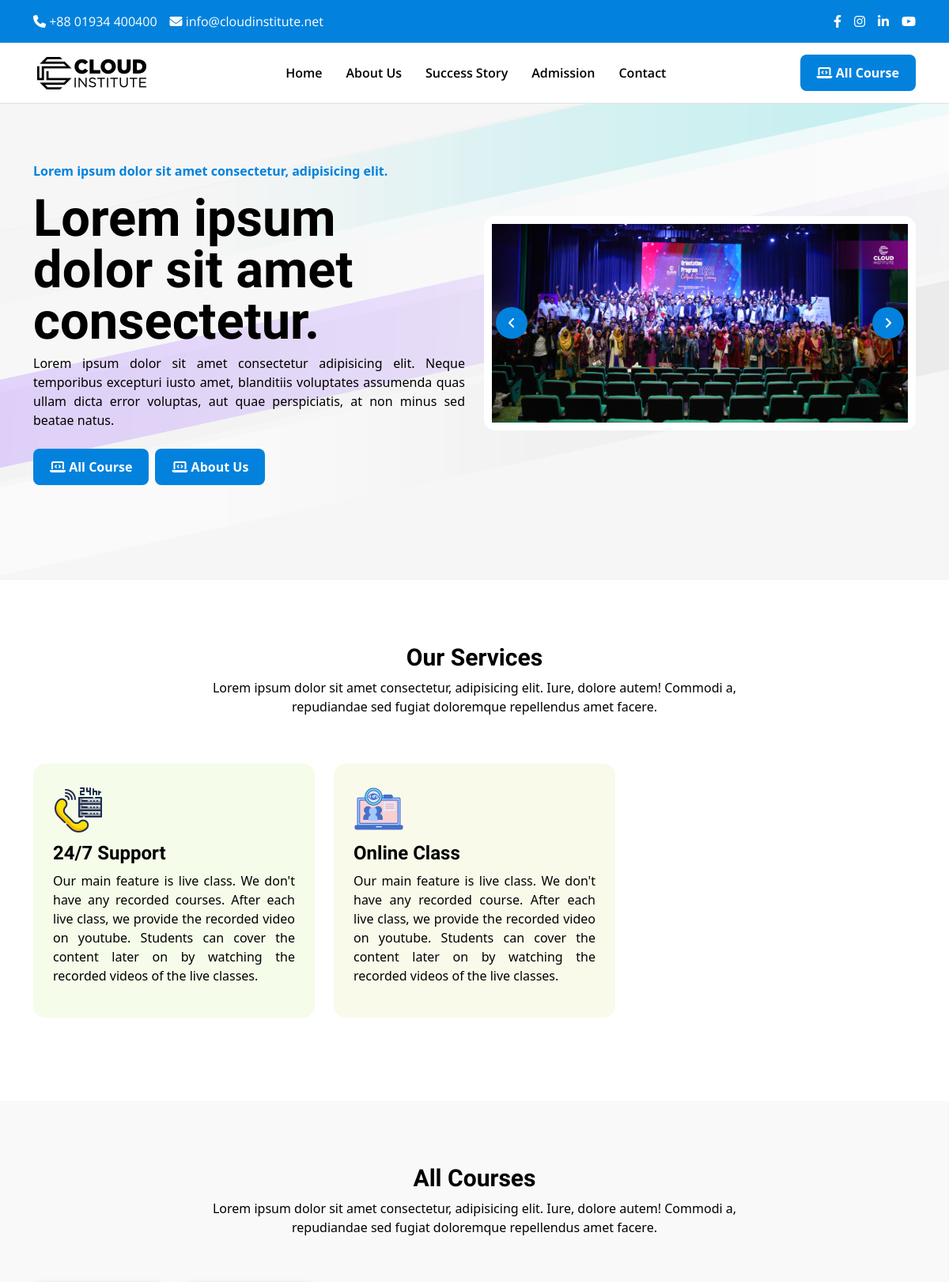
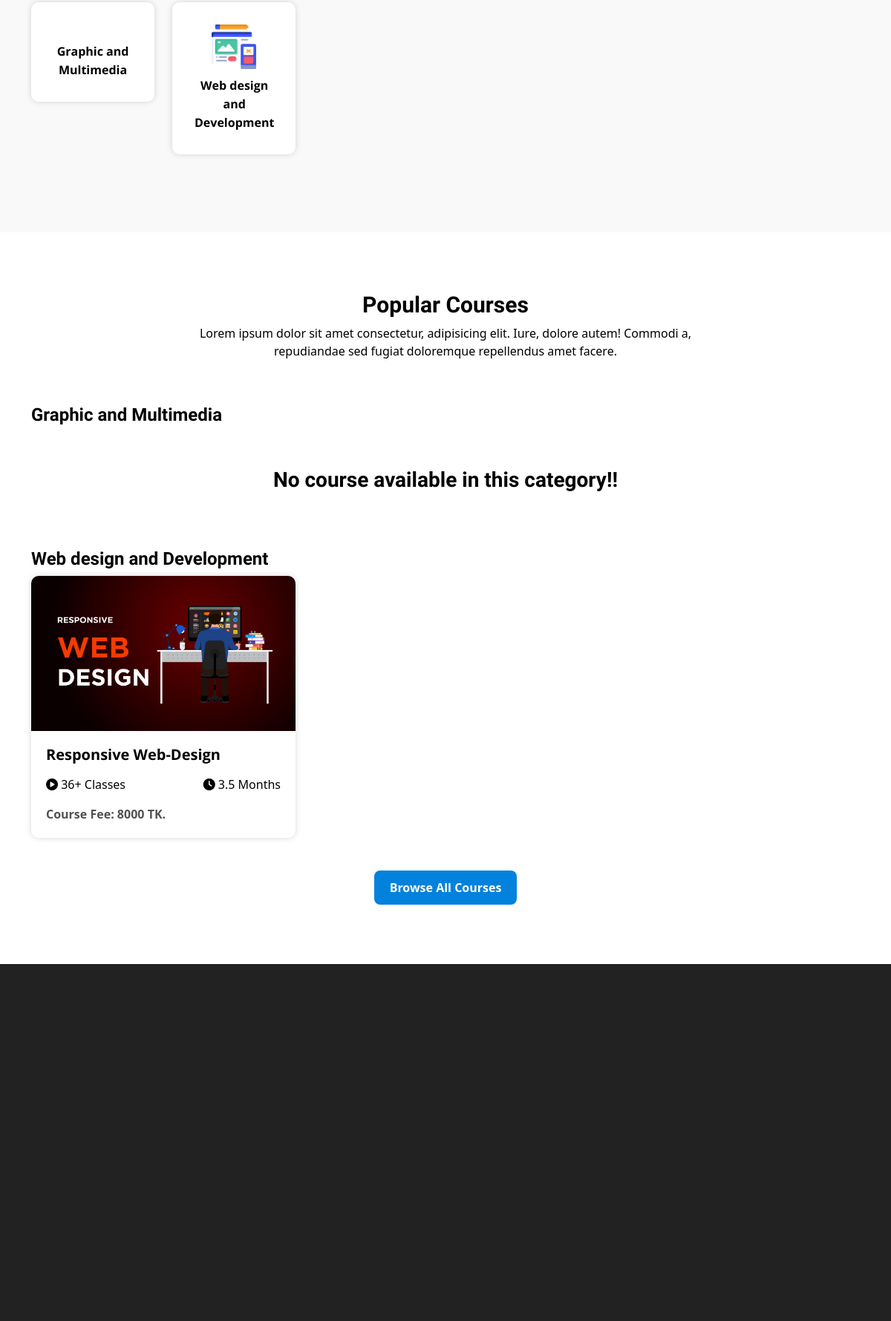
The page / (upper part) on the database its author committed (2 pictures, top to bottom).
### app/models.py (models this page shows, shortened)
class Services(models.Model):
    title = models.CharField(max_length=80)
    icon = models.ImageField(upload_to='media/services')
    service = models.TextField(max_length=255)
    color = models.CharField(max_length=10, null=True, blank=True)

class Category(models.Model):
    name = models.CharField(max_length=255)
    slug = models.SlugField(max_length=255, unique=True)
    image = models.ImageField(upload_to='media/category')

class Course(models.Model):
    title = models.CharField(max_length=255)
    slug = models.SlugField(max_length=255, unique=True)
    category = models.ForeignKey(Category, on_delete=models.CASCADE)
    tagline = models.CharField(max_length=255)
    duration = models.FloatField()
    total_class = models.IntegerField()
    project = models.IntegerField()
    image = models.ImageField(upload_to='media/course')
    short_description = RichTextField()
    overview = RichTextField()
    price = models.IntegerField()
    offline_price = models.IntegerField()
    instructors = models.ManyToManyField(Instructor)

### app/views/home.py (the view)
# urls.py: path('', home.Home, name="index"),
def Home(request):
    categories = Category.objects.all()
    services = Services.objects.all()
    course_categories = Category.objects.all()[:2]
    context = {
        'categories': categories,
        'services': services,
        'course_categories': course_categories
    }
    return render(request, 'home/index.html', context)

### app/templates/home/index.html (shortened to what this page needs)
{% extends 'base.html' %}
{% load static %}
{% block content %}
<div class="hero">
    <div class="container">
        <div class="row align-items-center">
            <div class="col-lg-6">
                <div class="hero-text">
                    <p class="sub-title">Lorem ipsum dolor sit amet consectetur, adipisicing elit.</p>
                    <h1>Lorem ipsum dolor sit amet consectetur.</h1>
                    <p>Lorem ipsum dolor sit amet consectetur adipisicing elit. Neque temporibus excepturi iusto
                        amet, blanditiis voluptates assumenda quas ullam dicta error voluptas, aut quae
                        perspiciatis, at non minus sed beatae natus.</p>
                    <div class="buttons mt-4 d-flex gap-2">
                        <a href="#" class="btn btn-custom"><i class="fa-solid fa-laptop-code"></i> All
                            Course</a>
                        <a href="#" class="btn btn-custom"><i class="fa-solid fa-laptop-code"></i> About Us</a>
                    </div>
                </div>
            </div>
            <div class="col-lg-6 ">
                <div class="hero-image">
                    <img class="" src="{% static 'assets/images/ci-64-scaled.jpg' %}" alt="">
                </div>
            </div>
        </div>
    </div>
</div>
<section class="service-section">
    <div class="container service__container">
        <div class="heading">
            <h2>Our Services</h2>
            <p>Lorem ipsum dolor sit amet consectetur, adipisicing elit. Iure, dolore autem! Commodi a, repudiandae
                sed fugiat doloremque repellendus amet facere.</p>
        </div>
        <div class="services">
            <div class="row">
                {% for service in services %}
                <div class="col-lg-4 col-md-6">
                    <div class="service {{ service.color }}">
                        <img src="{{ HTTP_HOST }}/media/{{ service.icon }}" alt="">
                        <h4>{{ service.title }}</h4>
                        <p>{{ service.service }}</p>
                    </div>
                </div>
                {% endfor %}
            </div>
        </div>
    </div>
</section>
<section class="category-section custom-bg">
    <div class="container category__container">
        <div class="heading">
            <h2>All Courses</h2>
            <p>Lorem ipsum dolor sit amet consectetur, adipisicing elit. Iure, dolore autem! Commodi a, repudiandae
                sed fugiat doloremque repellendus amet facere.</p>
        </div>
        <div class="categories">
            <div class="row">
                {% for category in categories %}
                <div class="col-lg-2">
                    <div class="card category">
                        <a href="#"><img src="{{ HTTP_HOST }}/media/{{ category.image }}" alt=""></a>
                        <h4><a href="#">{{ category.name }}</a></h4>
                    </div>
                </div>
                {% endfor %}
            </div>
        </div>
    </div>
</section>
<section class="course-section">
    <div class="container course__container">
        <div class="heading">
            <h2>Popular Courses</h2>
            <p>Lorem ipsum dolor sit amet consectetur, adipisicing elit. Iure, dolore autem! Commodi a, repudiandae
                sed fugiat doloremque repellendus amet facere.</p>
        </div>
        {% for cat in course_categories %}
        <div class="course-wrap">
            <h4>{{ cat.name }}</h4>
            <div class="row">
                {% for course in cat.course_set.all %}
                <div class="col-lg-4">
                    <div class="card course">
                        <div class="image">
                            <a href="#"><img src="{{ HTTP_HOST }}/media/{{ course.image }}" alt=""></a>
                        </div>
                        <div class="text-area">
                            <h4 class="mb-3"><a href="#">{{ course.title }}</a></h4>
                            <div class="info d-flex justify-content-between mb-3">
                                <div class="class">
                                    <i class="fa-solid fa-circle-play"></i>
                                    <span>{{ course.total_class }}+ Classes</span>
                                </div>
                                <div class="month">
                                    <i class="fa-solid fa-clock"></i>
                                    <span>{{ course.duration }} Months</span>
                                </div>
                            </div>
                            <p class="fee">Course Fee: {{ course.price }} TK.</p>
                        </div>
                    </div>
                </div>
                {% empty %}
                <div class="col-lg-12 text-center p-5">
                   <h3>No course available in this category!!</h3>
                </div>
                {% endfor %}
            </div>
        </div>
        {% endfor %}
        <div class="load-more text-center mt-4">
            <a href="#" class="btn btn-custom">Browse All Courses</a>
        </div>
    </div>
</section>
{% endblock %}

### templates/base.html (shortened to what this page needs)
<!DOCTYPE html>
<html lang="en">
{% load static %}
<head>
    <link rel="stylesheet" href="{% static 'assets/vendor/fontawesome/css/all.min.css' %}">
    <link rel="stylesheet" href="{% static 'assets/vendor/bootstrap/css/bootstrap.min.css' %}">
    <link rel="stylesheet" href="{% static 'assets/vendor/slick/slick.css' %}">
    <link rel="stylesheet" href="{% static 'assets/vendor/lightbox/css/lightbox.css' %}">
    <link rel="stylesheet" href="{% static 'assets/css/style.css' %}">
</head>
<body>
    <div class="top-menu">
        <div class="container">
            <div class="d-flex justify-content-between align-items-center">
                <div class="d-flex gap-3">
                    <a href="#"><i class="fa-solid fa-phone"></i> +88 01934 400400 </a>
                    <a href="#"><i class="fa-solid fa-envelope"></i> info@cloudinstitute.net</a>
                </div>
                <div class="social-icons d-flex gap-3">
                    <a href="#"><i class="fa-brands fa-facebook-f"></i></a>
                    <a href="#"><i class="fa-brands fa-instagram"></i></a>
                    <a href="#"><i class="fa-brands fa-linkedin-in"></i></a>
                    <a href="#"><i class="fa-brands fa-youtube"></i></a>
                </div>
            </div>
        </div>
    </div>
    <div class="menu border-bottom">
        <div class="container menu__container">
            <div class="logo">
                <a href="#"><img src="{% static 'assets/images/CI-Color-black.png' %}" alt=""></a>
            </div>
            <ul class="main-menu desktop-menu">
                <li><a href="#">Home</a></li>
                <li><a href="#">About Us</a></li>
                <li><a href="#">Success Story</a></li>
                <li><a href="#">Admission</a></li>
                <li><a href="#">Contact</a></li>
            </ul>
            <div class="btns">
                <a href="{% url 'course.index' %}" class="btn btn-custom"><i class="fa-solid fa-laptop-code"></i> All
                    Course</a>
            </div>
        </div>
    </div>
    {% block content %}
    {% endblock %}
    <div class="google-map">
        <iframe
            src="https://www.google.com/maps/embed?pb=!1m18!1m12!1m3!1d3677.5171684862075!2d89.55060657431177!3d22.82034812384643!2m3!1f0!2f0!3f0!3m2!1i1024!2i768!4f13.1!3m3!1m2!1s0x39ff9125fabc7061%3A0x8dafec6891e4beb2!2sCloud%20Institute!5e0!3m2!1sen!2sbd!4v1683184701971!5m2!1sen!2sbd"
            width="100%" height="400" style="border:0;" allowfullscreen="" loading="lazy"
></iframe>
    </div>
    <div class="footer">
    </div>
</body>
</html>

### static/assets/css/style.css (style rules this page uses)
:root { --primary: #0282dd; --slick: #74c4fd; --secondary: #0071c2; --white: #fff; --black: #000; }
* { margin: 0; padding: 0; box-sizing: border-box; }
html { scroll-behavior: smooth; }
body { color: var(--black); }
a { text-decoration: none; display: inline-block; font-family: 'Open Sans', sans-serif; color: var(--black); transition: all .3s linear; }
h1 { font-size: 65px; font-weight: bold; line-height: 65px; }
h2 { font-size: 30px; font-weight: bold; }
h3, h4, h5 { font-weight: bold; }
h1, h2, h3, h4, h5, h6 { font-family: 'Hind Siliguri', sans-serif; }
p { text-align: justify; }
ul { list-style: none; margin: 0; padding: 0; }
img { width: 100%; }
section { padding: 80px 0; }
.btn-custom { background: var(--primary); color: var(--white); font-weight: 600; padding: 10px 20px; border-radius: 8px; }
.heading { text-align: center; padding: 0 20%; margin-bottom: 60px; }
.heading p { text-align: center; }
.custom-bg { background: #f9f9f9; }
.card { border: none; box-shadow: 0px 0px 8px 0px rgba(0, 0, 0, 0.151); padding: 30px; border-radius: 10px; }
.top-menu { background: var(--primary); padding: 15px 0; }
.top-menu a { color: var(--white); }
.menu { padding: 15px; position: absolute; width: 100%; background: var(--white); }
.menu__container { display: flex; align-items: center; justify-content: space-between; }
.menu .main-menu { display: flex; gap: 30px; }
.menu .main-menu a { font-weight: 600; color: var(--black); }
.hero { background-image: url(../images/website-rays-background-pattern-1637863.png); background-position: center center; background-size: cover; background-repeat: no-repeat; padding: 120px 0; padding-top: 150px; }
.hero .sub-title { color: var(--primary); font-weight: 600; }
.hero .hero-image { border: 10px solid var(--white); border-radius: 15px; position: relative; }
.services .service { padding: 25px; border-radius: 15px; margin-bottom: 25px; }
.services .color-1 { background: #f5fce9; }
.services .color-2 { background: #f9faea; }
.services .service img { width: 64px; margin-bottom: 10px; }
.category { text-align: center; margin-bottom: 25px; }
.category img { width: 60px; margin-bottom: 10px; }
.category h4 { font-size: 16px; margin: 0; line-height: 25px; }
.course-section .course { padding: 0; overflow: hidden; margin-bottom: 20px; }
.course-section .course .image { height: 209px; overflow: hidden; }
.course-section .course img { transition: all .5s linear; }
.course-section .course .text-area { padding: 20px; }
.course .text-area h4 { font-size: 20px; }
.course .text-area p { margin: 0; font-weight: bold; color: #525252; }
.course-section .course-wrap { margin-bottom: 20px; }
.google-map { background: #222222; }
.footer { background: #222222; padding: 80px 0; color: var(--white); }

### rows shown on the page
Services: icon (picture), title "24/7 Support", service "Our main feature is live class. We don't have any recorded courses. After each live class, we provide the recorded video on youtube. Students can cover the content later on by watching the recorded videos of the live classes."
Services: icon (picture), title "Online Class", service "Our main feature is live class. We don't have any recorded course. After each live class, we provide the recorded video on youtube. Students can cover the content later on by watching the recorded videos of the live classes."
Category: name "Graphic and Multimedia"
Category: image (picture), name "Web design and Development"
Course: image (picture), title "Responsive Web-Design", total_class "36", duration "3.5", price "8000"
